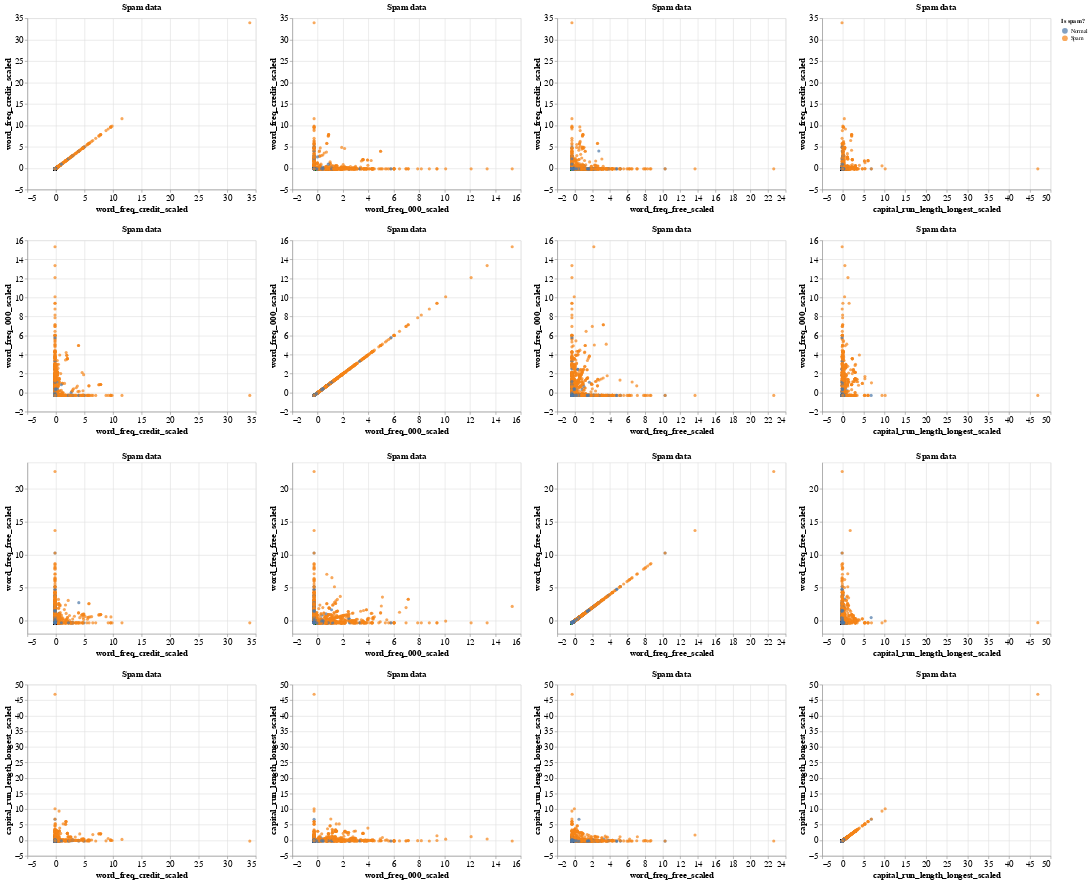

Notebook cell for this chart:
### Code cell
#exploratory data analysis graph. This is scaled training data but the data seems to be crammed together because of the scale of the axis
#dispite scaling. Most of the action seems to be happening below x or y = 2 so we can "zoom in" on that section to take a closer look

# we are also using multiple prediction variables, so to avoid multidimentional graphs, we used a repeat chart
exploratory_matrix = (alt.Chart(spam_train_scaled, title = "Spam data").mark_circle().encode(
    x = alt.X(alt.repeat("column"), type = "quantitative"), 
    y = alt.Y(alt.repeat("row"), type = "quantitative"),
    color = alt.Color("is_spam:N", title = "Is spam?"))
               .repeat(row = ["word_freq_credit_scaled", "word_freq_000_scaled","word_freq_free_scaled","capital_run_length_longest_scaled"],
                       column = ["word_freq_credit_scaled", "word_freq_000_scaled","word_freq_free_scaled","capital_run_length_longest_scaled"])
                      .configure_axis(labelFontSize = 15, titleFontSize = 15)
                      .configure_title(fontSize = 15)
                      
               )

exploratory_matrix

### Figure 1 — Vega-Lite specification as saved in the notebook (floating-point values rounded to 4 significant figures; data arrays with more than 128 entries replaced by an {"elided": "..."} marker saying what was removed)
{"config": {"view": {"continuousWidth": 400, "continuousHeight": 300}, "axis": {"labelFontSize": 15, "titleFontSize": 15}, "title": {"fontSize": 15}}, "repeat": {"column": ["word_freq_credit_scaled", "word_freq_000_scaled", "word_freq_free_scaled", "capital_run_length_longest_scaled"], "row": ["word_freq_credit_scaled", "word_freq_000_scaled", "word_freq_free_scaled", "capital_run_length_longest_scaled"]}, "spec": {"data": {"name": "data-2597071f2095152b49f8dd864395d3bf"}, "mark": "circle", "encoding": {"color": {"field": "is_spam", "title": "Is spam?", "type": "nominal"}, "x": {"field": {"repeat": "column"}, "type": "quantitative"}, "y": {"field": {"repeat": "row"}, "type": "quantitative"}}, "title": "Spam data"}, "$schema": "https://vega.github.io/schema/vega-lite/v4.17.0.json", "datasets": {"data-2597071f2095152b49f8dd864395d3bf": {"elided": "3450 records"}}}
